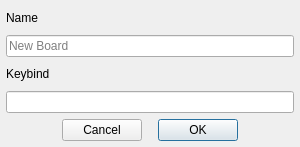
<?xml version="1.0" encoding="UTF-8"?>
<ui version="4.0">
 <class>DialogBoard</class>
 <widget class="QDialog" name="DialogBoard">
  <property name="geometry">
   <rect>
    <x>0</x>
    <y>0</y>
    <width>300</width>
    <height>147</height>
   </rect>
  </property>
  <property name="minimumSize">
   <size>
    <width>300</width>
    <height>147</height>
   </size>
  </property>
  <property name="maximumSize">
   <size>
    <width>300</width>
    <height>147</height>
   </size>
  </property>
  <property name="windowTitle">
   <string>Board Edit</string>
  </property>
  <layout class="QVBoxLayout" name="verticalLayout">
   <property name="leftMargin">
    <number>6</number>
   </property>
   <property name="topMargin">
    <number>6</number>
   </property>
   <property name="rightMargin">
    <number>6</number>
   </property>
   <property name="bottomMargin">
    <number>6</number>
   </property>
   <item>
    <widget class="QLabel" name="labelName">
     <property name="text">
      <string>Name</string>
     </property>
    </widget>
   </item>
   <item>
    <widget class="QLineEdit" name="lineEditName">
     <property name="placeholderText">
      <string>New Board</string>
     </property>
     <property name="clearButtonEnabled">
      <bool>true</bool>
     </property>
    </widget>
   </item>
   <item>
    <widget class="QLabel" name="labelKeybind">
     <property name="text">
      <string>Keybind</string>
     </property>
    </widget>
   </item>
   <item>
    <widget class="WidgetKeybind" name="lineEdiKeybind">
     <property name="cursor">
      <cursorShape>ArrowCursor</cursorShape>
     </property>
     <property name="focusPolicy">
      <enum>Qt::ClickFocus</enum>
     </property>
     <property name="readOnly">
      <bool>true</bool>
     </property>
     <property name="clearButtonEnabled">
      <bool>false</bool>
     </property>
    </widget>
   </item>
   <item>
    <layout class="QHBoxLayout" name="horizontalLayout">
     <item>
      <spacer name="horizontalSpacer">
       <property name="orientation">
        <enum>Qt::Horizontal</enum>
       </property>
       <property name="sizeHint" stdset="0">
        <size>
         <width>40</width>
         <height>20</height>
        </size>
       </property>
      </spacer>
     </item>
     <item>
      <widget class="QPushButton" name="pushButtonCancel">
       <property name="text">
        <string>Cancel</string>
       </property>
      </widget>
     </item>
     <item>
      <spacer name="horizontalSpacer_2">
       <property name="orientation">
        <enum>Qt::Horizontal</enum>
       </property>
       <property name="sizeType">
        <enum>QSizePolicy::Fixed</enum>
       </property>
       <property name="sizeHint" stdset="0">
        <size>
         <width>10</width>
         <height>20</height>
        </size>
       </property>
      </spacer>
     </item>
     <item>
      <widget class="QPushButton" name="pushButtonOK">
       <property name="text">
        <string>OK</string>
       </property>
       <property name="default">
        <bool>true</bool>
       </property>
      </widget>
     </item>
     <item>
      <spacer name="horizontalSpacer_3">
       <property name="orientation">
        <enum>Qt::Horizontal</enum>
       </property>
       <property name="sizeHint" stdset="0">
        <size>
         <width>40</width>
         <height>20</height>
        </size>
       </property>
      </spacer>
     </item>
    </layout>
   </item>
  </layout>
 </widget>
 <customwidgets>
  <customwidget>
   <class>WidgetKeybind</class>
   <extends>QLineEdit</extends>
   <header>widgetkeybind.h</header>
  </customwidget>
 </customwidgets>
 <resources/>
 <connections/>
</ui>
